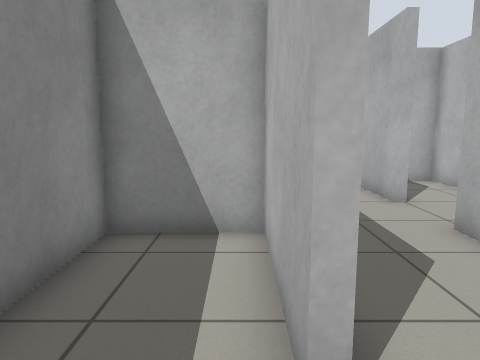
[1] (above)

16 first-person views from a walk through a world built for the Gazebo simulator. The camera is 0.95 m above the floor, tilts 8° down and sees 70° across. The floor is counted in squares, 0.5 m on a side. Each view is taken from the middle of a square. On the plan, view 1 faces up. The plan holds only what a view shows up to about 18 squares ahead; the rest is blank.

[2]
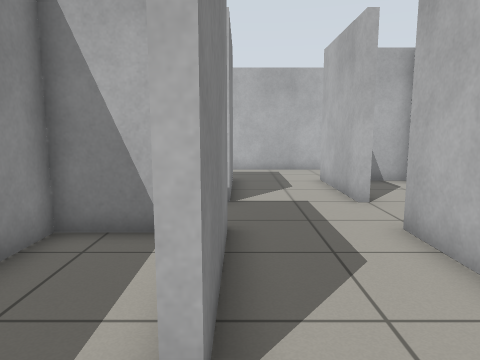

[3]
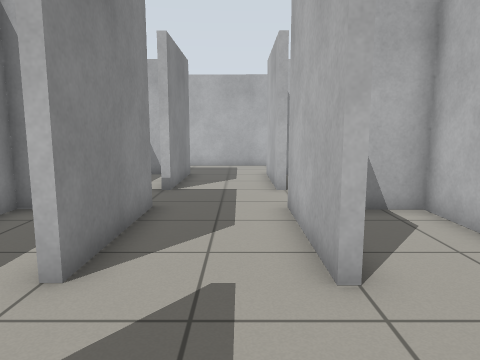

[4]
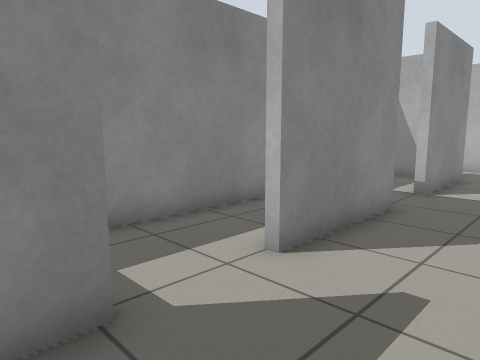

[5]
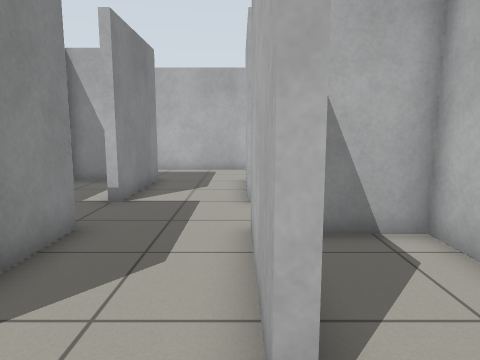

[6]
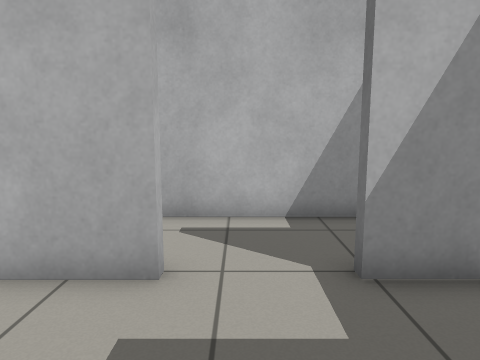

[7]
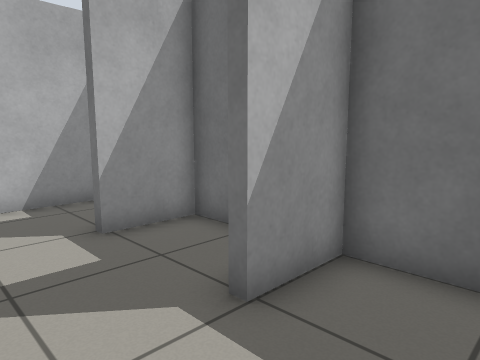

[8]
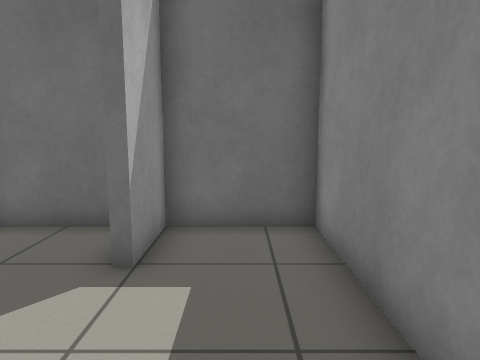

[9]
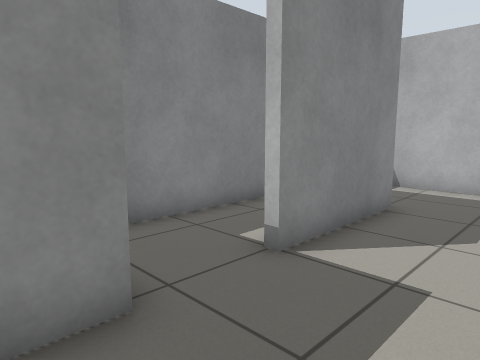

[10]
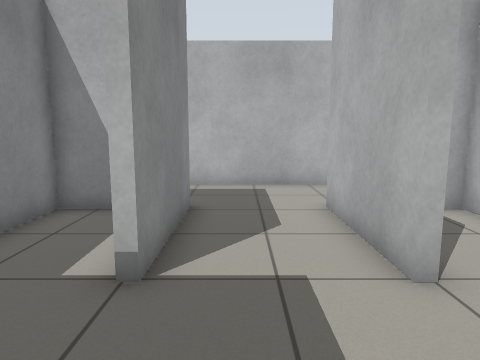

[11]
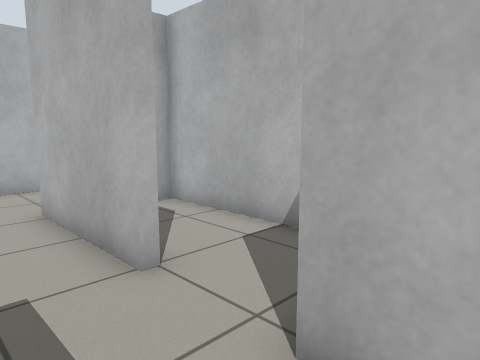

[12]
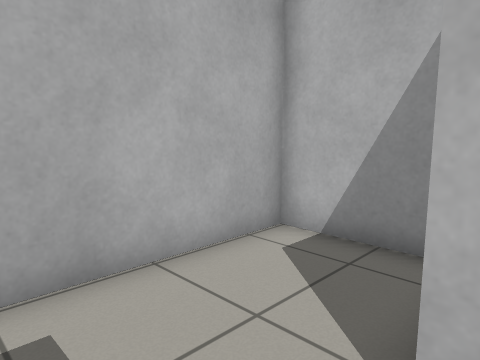

[13]
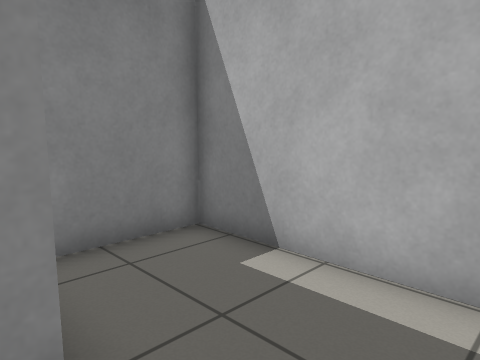

[14]
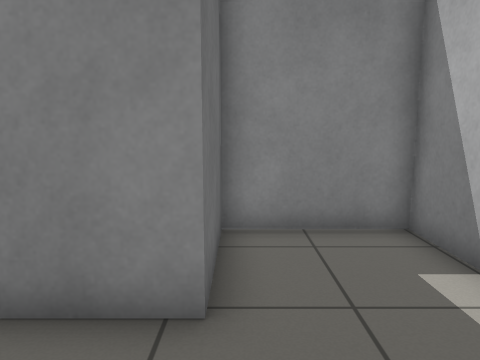

[15]
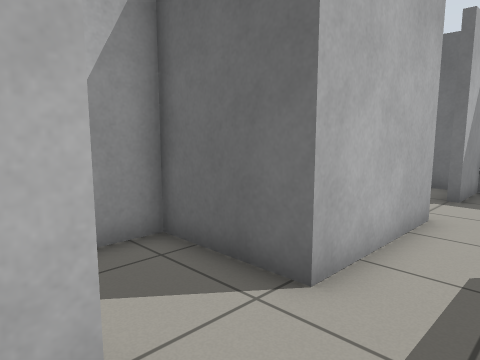

[16]
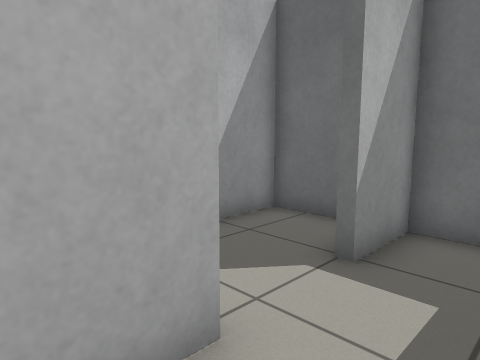

### Floor plan
Ten units are one square. View 1 is at (0, 0); x grows to the right and y downward. Boxes are objects, and circles mark ways between rooms. Rooms are numbered by the first view taken in them; rooms with no view inside come last. Other rooms are left out.
<svg viewBox="-30 -178 110 211">
<path fill="none" stroke="#000" d="M5 -21 5 -63 -25 -63 -25 28 5 28 5 5M46 -91 42 -91 42 -136M7 -66 7 -21 5 -21M46 -21 42 -21 42 -65M75 -145 75 -173 -25 -173 -25 -136 7 -136 7 -91M7 5 7 16M16 28 42 28 42 6M75 -42 75 -63 55 -63M42 6 46 6M50 28 75 28 75 -27M-5 -133 -25 -133 -25 -83M42 -65 75 -65 75 -133 50 -133"/>
<circle cx="10" cy="-10" r="3" fill="#2a7"/>
<circle cx="50" cy="-5" r="3" fill="#2a7"/>
<circle cx="10" cy="-85" r="3" fill="#2a7"/>
<circle cx="50" cy="-80" r="3" fill="#2a7"/>
<text x="-10" y="-20">1</text>
<text x="30" y="-90">2</text>
<text x="60" y="-20">3</text>
<text x="-10" y="-110">4</text>
<text x="60" y="-100">5</text>
</svg>
Room 1 opens to room 2. Room 2 opens to room 3. Room 2 opens to room 4. Room 2 opens to room 5.

Where each view was taken, in squares from view 1:
view 1: 0 up, 0 right, facing up
view 2: 0 up, 1 right, facing up
view 3: 2 down, 3 right, facing up
view 4: 2 down, 4 right, facing up-left
view 5: 0 up, 4 right, facing up
view 6: 1 up, 0 right, facing right
view 7: 2 up, 2 left, facing down-right
view 8: 4 up, 1 left, facing down
view 9: 5 up, 4 right, facing up-left
view 10: 5 up, 2 right, facing up
view 11: 5 up, 2 right, facing up-right
view 12: 13 up, 2 right, facing up-right
view 13: 13 up, 3 right, facing up-left
view 14: 14 up, 4 right, facing left
view 15: 10 up, 2 right, facing down-right
view 16: 4 up, 2 right, facing down-right
